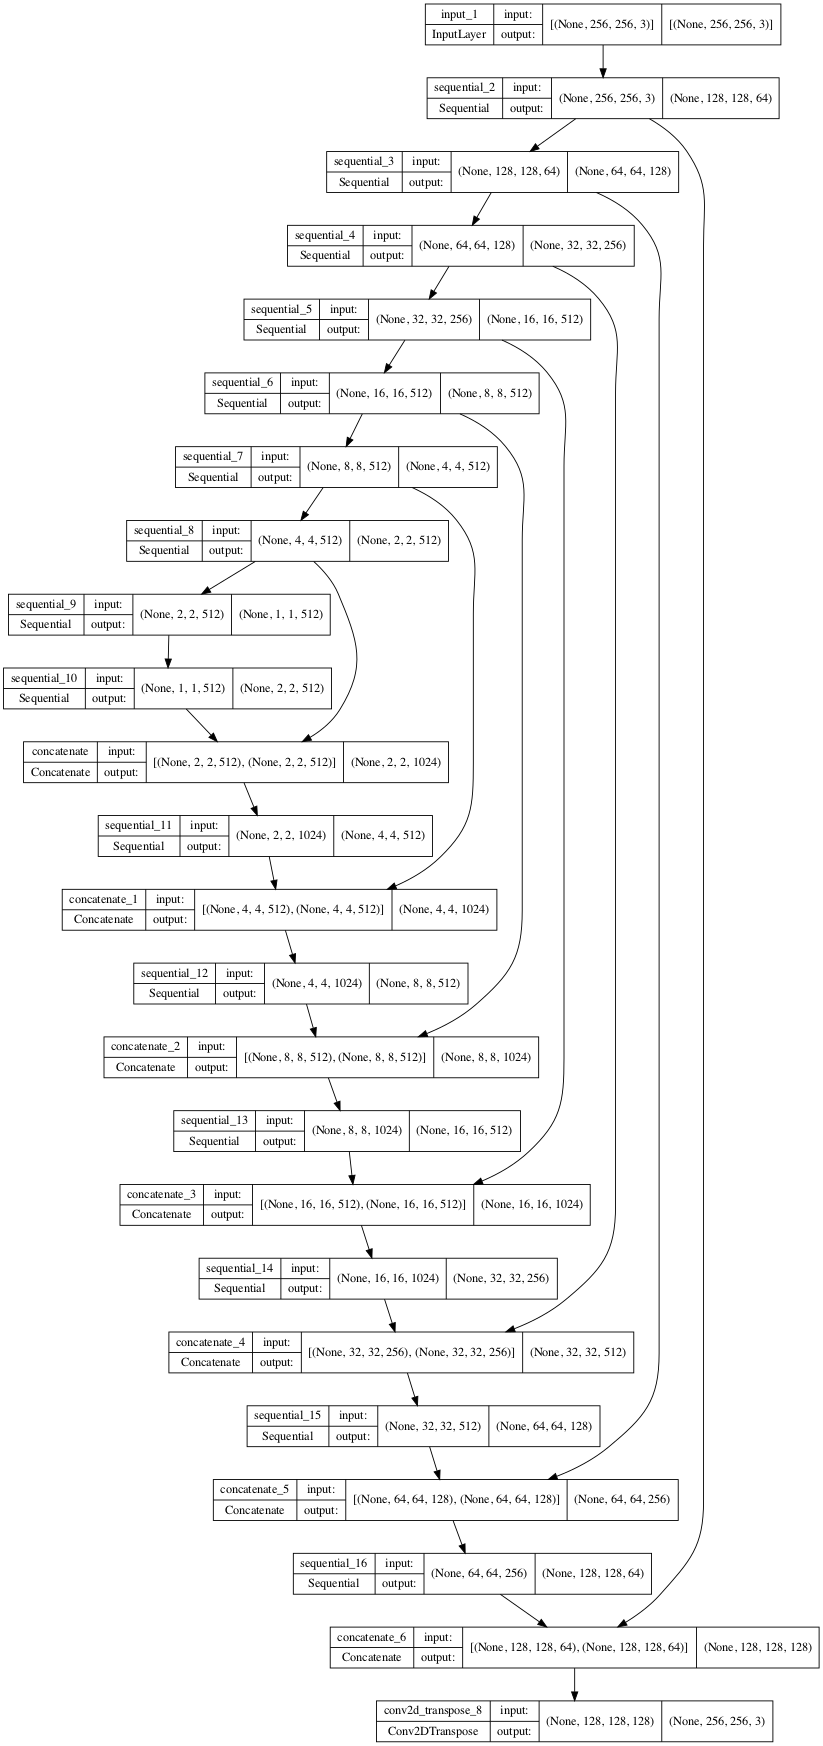

Here is the Python script that generated this plot:
import tensorflow as tf

import os
import pathlib
import time
import datetime

from matplotlib import pyplot as plt
from IPython import display

img_height = 256
img_width = 256
batch_size = 32

dir = 'TrainingData_220425'


# train_ds = tf.keras.utils.image_dataset_from_directory(
#     dir,
#     validation_split=0.2,
#     subset="training",
#     seed=123,
#     image_size=(img_height, img_width),
#     batch_size=batch_size)

# sample_image = tf.io.read_file(dir+"/training/Axial000_CONCAT_00.png")
# sample_image = tf.io.decode_png(sample_image)
# plt.figure()
# plt.imshow(sample_image)


def load(image_file):
    # Read and decode an image file to a uint8 tensor
    image = tf.io.read_file(image_file)
    image = tf.io.decode_png(image)

    # Split each image tensor into two tensors:
    # - one with a real building facade image
    # - one with an architecture label image
    w = tf.shape(image)[1]
    w = w // 2
    input_image = image[:, w:, :]
    real_image = image[:, :w, :]

    # Convert both images to float32 tensors
    input_image = tf.cast(input_image, tf.float32)
    real_image = tf.cast(real_image, tf.float32)

    return input_image, real_image


inp, re = load(dir+"/train/Axial000_CONCAT_00.png")
# # Casting to int for matplotlib to display the images
# plt.figure()
# plt.imshow(inp / 255.0)
# plt.figure()
# plt.imshow(re / 255.0)


# Random jittering

# The normal/sketch training set consist of 400 images
BUFFER_SIZE = 6000
# The batch size of 1 produced better results for the U-Net in the original pix2pix experiment
BATCH_SIZE = 1
# Each image is 256x256 in size
IMG_WIDTH = 256
IMG_HEIGHT = 256


def resize(input_image, real_image, height, width):
    input_image = tf.image.resize(input_image, [height, width],
                                  method=tf.image.ResizeMethod.NEAREST_NEIGHBOR)
    real_image = tf.image.resize(real_image, [height, width],
                                 method=tf.image.ResizeMethod.NEAREST_NEIGHBOR)

    return input_image, real_image


def random_crop(input_image, real_image):
    stacked_image = tf.stack([input_image, real_image], axis=0)
    cropped_image = tf.image.random_crop(
        stacked_image, size=[2, IMG_HEIGHT, IMG_WIDTH, 3])

    return cropped_image[0], cropped_image[1]

# Normalizing the images to [-1, 1]


def normalize(input_image, real_image):
    input_image = (input_image / 127.5) - 1
    real_image = (real_image / 127.5) - 1

    return input_image, real_image


@tf.function()
def random_jitter(input_image, real_image):
    # Resizing to 286x286
    input_image, real_image = resize(input_image, real_image, 286, 286)

    # Random cropping back to 256x256
    input_image, real_image = random_crop(input_image, real_image)

    if tf.random.uniform(()) > 0.5:
        # Random mirroring
        input_image = tf.image.flip_left_right(input_image)
        real_image = tf.image.flip_left_right(real_image)

    return input_image, real_image


def load_image_train(image_file):
    input_image, real_image = load(image_file)
    input_image, real_image = random_jitter(input_image, real_image)
    input_image, real_image = normalize(input_image, real_image)

    return input_image, real_image


# plt.figure(figsize=(6, 6))
# for i in range(4):
#     rj_inp, rj_re = random_jitter(inp, re)
#     plt.subplot(2, 2, i + 1)
#     plt.imshow(rj_inp / 255.0)
#     plt.axis('off')
# plt.show()


def load_image_test(image_file):
    input_image, real_image = load(image_file)
    input_image, real_image = resize(input_image, real_image,
                                     IMG_HEIGHT, IMG_WIDTH)
    input_image, real_image = normalize(input_image, real_image)

    return input_image, real_image


train_dataset = tf.data.Dataset.list_files(dir+'/train/*.png')
train_dataset = train_dataset.map(load_image_train,
                                  num_parallel_calls=tf.data.AUTOTUNE)
train_dataset = train_dataset.shuffle(BUFFER_SIZE)
train_dataset = train_dataset.batch(BATCH_SIZE)

try:
    test_dataset = tf.data.Dataset.list_files(dir+'/test/*.png')
except tf.errors.InvalidArgumentError:
    test_dataset = tf.data.Dataset.list_files(dir+'/val/*.png')
test_dataset = test_dataset.map(load_image_test)
test_dataset = test_dataset.batch(BATCH_SIZE)

OUTPUT_CHANNELS = 3


def downsample(filters, size, apply_batchnorm=True):
    initializer = tf.random_normal_initializer(0., 0.02)

    result = tf.keras.Sequential()
    result.add(
        tf.keras.layers.Conv2D(filters, size, strides=2, padding='same',
                               kernel_initializer=initializer, use_bias=False))

    if apply_batchnorm:
        result.add(tf.keras.layers.BatchNormalization())

    result.add(tf.keras.layers.LeakyReLU())

    return result


down_model = downsample(3, 4)
down_result = down_model(tf.expand_dims(inp, 0))
print(down_result.shape)


def upsample(filters, size, apply_dropout=False):
    initializer = tf.random_normal_initializer(0., 0.02)

    result = tf.keras.Sequential()
    result.add(
        tf.keras.layers.Conv2DTranspose(filters, size, strides=2,
                                        padding='same',
                                        kernel_initializer=initializer,
                                        use_bias=False))

    result.add(tf.keras.layers.BatchNormalization())

    if apply_dropout:
        result.add(tf.keras.layers.Dropout(0.5))

    result.add(tf.keras.layers.ReLU())

    return result


up_model = upsample(3, 4)
up_result = up_model(down_result)
print(up_result.shape)


def Generator():
    inputs = tf.keras.layers.Input(shape=[256, 256, 3])

    down_stack = [
        downsample(64, 4, apply_batchnorm=False),  # (batch_size, 128, 128, 64)
        downsample(128, 4),  # (batch_size, 64, 64, 128)
        downsample(256, 4),  # (batch_size, 32, 32, 256)
        downsample(512, 4),  # (batch_size, 16, 16, 512)
        downsample(512, 4),  # (batch_size, 8, 8, 512)
        downsample(512, 4),  # (batch_size, 4, 4, 512)
        downsample(512, 4),  # (batch_size, 2, 2, 512)
        downsample(512, 4),  # (batch_size, 1, 1, 512)
    ]

    up_stack = [
        upsample(512, 4, apply_dropout=True),  # (batch_size, 2, 2, 1024)
        upsample(512, 4, apply_dropout=True),  # (batch_size, 4, 4, 1024)
        upsample(512, 4, apply_dropout=True),  # (batch_size, 8, 8, 1024)
        upsample(512, 4),  # (batch_size, 16, 16, 1024)
        upsample(256, 4),  # (batch_size, 32, 32, 512)
        upsample(128, 4),  # (batch_size, 64, 64, 256)
        upsample(64, 4),  # (batch_size, 128, 128, 128)
    ]

    initializer = tf.random_normal_initializer(0., 0.02)
    last = tf.keras.layers.Conv2DTranspose(OUTPUT_CHANNELS, 4,
                                           strides=2,
                                           padding='same',
                                           kernel_initializer=initializer,
                                           activation='tanh')  # (batch_size, 256, 256, 3)

    x = inputs

    # Downsampling through the model
    skips = []
    for down in down_stack:
        x = down(x)
        skips.append(x)

    skips = reversed(skips[:-1])

    # Upsampling and establishing the skip connections
    for up, skip in zip(up_stack, skips):
        x = up(x)
        x = tf.keras.layers.Concatenate()([x, skip])

    x = last(x)

    return tf.keras.Model(inputs=inputs, outputs=x)


generator = Generator()
tf.keras.utils.plot_model(generator, show_shapes=True, dpi=64)
gen_output = generator(inp[tf.newaxis, ...], training=False)
# plt.imshow(gen_output[0, ...])
# plt.show()

LAMBDA = 100

loss_object = tf.keras.losses.BinaryCrossentropy(from_logits=True)


def generator_loss(disc_generated_output, gen_output, target):
    gan_loss = loss_object(tf.ones_like(
        disc_generated_output), disc_generated_output)

    # Mean absolute error
    l1_loss = tf.reduce_mean(tf.abs(target - gen_output))

    total_gen_loss = gan_loss + (LAMBDA * l1_loss)

    return total_gen_loss, gan_loss, l1_loss


def Discriminator():
    initializer = tf.random_normal_initializer(0., 0.02)

    inp = tf.keras.layers.Input(shape=[256, 256, 3], name='input_image')
    tar = tf.keras.layers.Input(shape=[256, 256, 3], name='target_image')

    # (batch_size, 256, 256, channels*2)
    x = tf.keras.layers.concatenate([inp, tar])

    down1 = downsample(64, 4, False)(x)  # (batch_size, 128, 128, 64)
    down2 = downsample(128, 4)(down1)  # (batch_size, 64, 64, 128)
    down3 = downsample(256, 4)(down2)  # (batch_size, 32, 32, 256)

    zero_pad1 = tf.keras.layers.ZeroPadding2D()(down3)  # (batch_size, 34, 34, 256)
    conv = tf.keras.layers.Conv2D(512, 4, strides=1,
                                  kernel_initializer=initializer,
                                  use_bias=False)(zero_pad1)  # (batch_size, 31, 31, 512)

    batchnorm1 = tf.keras.layers.BatchNormalization()(conv)

    leaky_relu = tf.keras.layers.LeakyReLU()(batchnorm1)

    zero_pad2 = tf.keras.layers.ZeroPadding2D()(
        leaky_relu)  # (batch_size, 33, 33, 512)

    last = tf.keras.layers.Conv2D(1, 4, strides=1,
                                  kernel_initializer=initializer)(zero_pad2)  # (batch_size, 30, 30, 1)

    return tf.keras.Model(inputs=[inp, tar], outputs=last)


discriminator = Discriminator()
tf.keras.utils.plot_model(
    discriminator, "discriminator.png", show_shapes=True, dpi=64)

disc_out = discriminator([inp[tf.newaxis, ...], gen_output], training=False)
# plt.imshow(disc_out[0, ..., -1], vmin=-20, vmax=20, cmap='RdBu_r')
# plt.colorbar()
# plt.show()


def discriminator_loss(disc_real_output, disc_generated_output):
    real_loss = loss_object(tf.ones_like(disc_real_output), disc_real_output)

    generated_loss = loss_object(tf.zeros_like(
        disc_generated_output), disc_generated_output)

    total_disc_loss = real_loss + generated_loss

    return total_disc_loss


generator_optimizer = tf.keras.optimizers.Adam(2e-4, beta_1=0.5)
discriminator_optimizer = tf.keras.optimizers.Adam(2e-4, beta_1=0.5)

checkpoint_dir = './training_checkpoints'
checkpoint_prefix = os.path.join(checkpoint_dir, "ckpt")
checkpoint = tf.train.Checkpoint(generator_optimizer=generator_optimizer,
                                 discriminator_optimizer=discriminator_optimizer,
                                 generator=generator,
                                 discriminator=discriminator)


def generate_images(model, test_input, tar):
    prediction = model(test_input, training=True)
    plt.figure(figsize=(15, 15))

    display_list = [test_input[0], tar[0], prediction[0]]
    title = ['Input Image', 'Ground Truth', 'Predicted Image']

    for i in range(3):
        plt.subplot(1, 3, i+1)
        plt.title(title[i])
        # Getting the pixel values in the [0, 1] range to plot.
        plt.imshow(display_list[i] * 0.5 + 0.5)
        plt.axis('off')
    plt.show()


# for example_input, example_target in test_dataset.take(1):
#     generate_images(generator, example_input, example_target)

log_dir = "logs/"

summary_writer = tf.summary.create_file_writer(
    log_dir + "fit/" + datetime.datetime.now().strftime("%Y%m%d-%H%M%S"))


@tf.function
def train_step(input_image, target, step):
    with tf.GradientTape() as gen_tape, tf.GradientTape() as disc_tape:
        gen_output = generator(input_image, training=True)

        disc_real_output = discriminator([input_image, target], training=True)
        disc_generated_output = discriminator(
            [input_image, gen_output], training=True)

        gen_total_loss, gen_gan_loss, gen_l1_loss = generator_loss(
            disc_generated_output, gen_output, target)
        disc_loss = discriminator_loss(disc_real_output, disc_generated_output)

    generator_gradients = gen_tape.gradient(gen_total_loss,
                                            generator.trainable_variables)
    discriminator_gradients = disc_tape.gradient(disc_loss,
                                                 discriminator.trainable_variables)

    generator_optimizer.apply_gradients(zip(generator_gradients,
                                            generator.trainable_variables))
    discriminator_optimizer.apply_gradients(zip(discriminator_gradients,
                                                discriminator.trainable_variables))

    with summary_writer.as_default():
        tf.summary.scalar('gen_total_loss', gen_total_loss, step=step//1000)
        tf.summary.scalar('gen_gan_loss', gen_gan_loss, step=step//1000)
        tf.summary.scalar('gen_l1_loss', gen_l1_loss, step=step//1000)
        tf.summary.scalar('disc_loss', disc_loss, step=step//1000)


def fit(train_ds, test_ds, steps):
    example_input, example_target = next(iter(test_ds.take(1)))
    start = time.time()

    for step, (input_image, target) in train_ds.repeat().take(steps).enumerate():
        if (step) % 1000 == 0:
            display.clear_output(wait=True)

            if step != 0:
                print(
                    f'Time taken for 1000 steps: {time.time()-start:.2f} sec\n')

            start = time.time()

            #generate_images(generator, example_input, example_target)
            print(f"Step: {step//1000}k")

        train_step(input_image, target, step)

        # Training step
        if (step+1) % 10 == 0:
            print('.', end='', flush=True)

        # Save (checkpoint) the model every 5k steps
        if (step + 1) % 5000 == 0:
            checkpoint.save(file_prefix=checkpoint_prefix)


fit(train_dataset, test_dataset, steps=40000)
